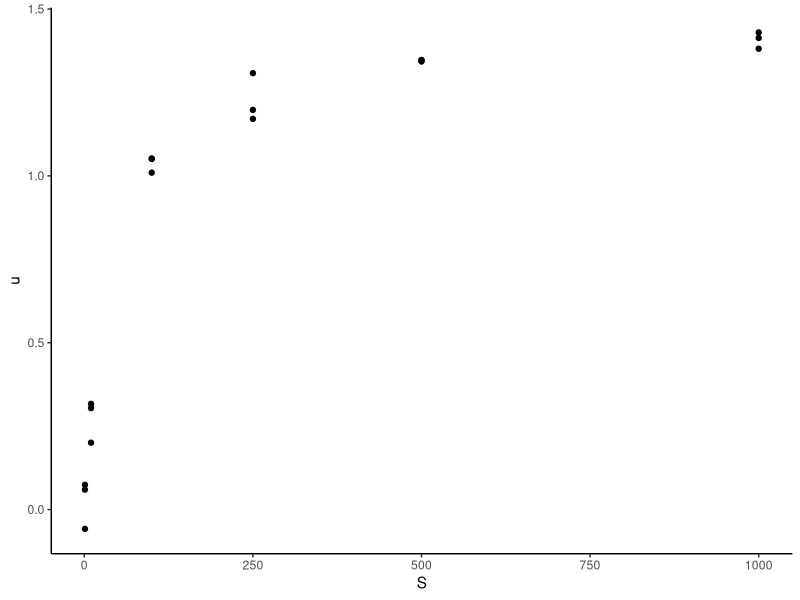
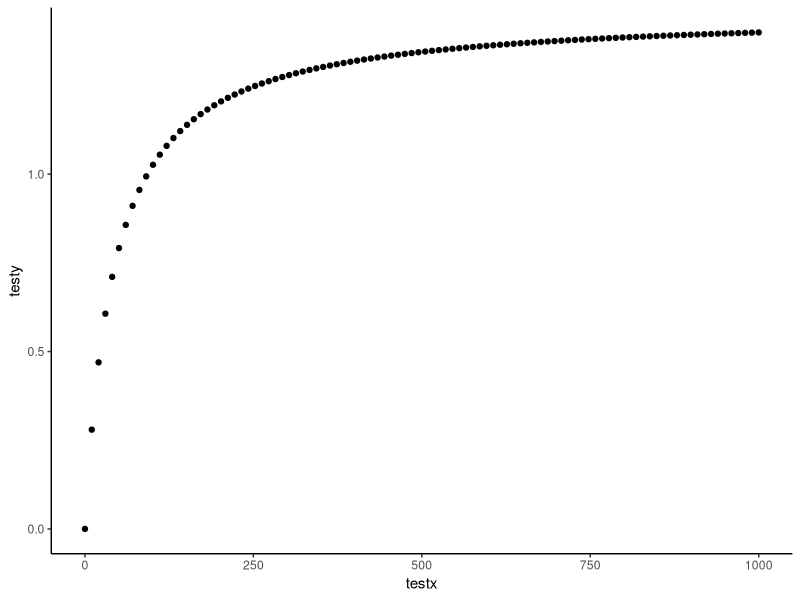

Generate these figures, in order, with R:
#### Pseudo-code ####

#1. Load Data

#2 Custom function(params, observations)
# unpack parameters
# Assign parameters to expected values
# dnorm(x,mean,sd)

#3 Assess max likelihood of model parameters with optim()
# Create a vector with initial guesses
# Minimization function with appopriate arguments

#T-test:
#pchisq(D,df=1,lower.tail=FALSE) where D = 2*difference of negative log likelihood
#Take output from both likelihood function to calculate p-value

library(ggplot2)

#### Problem 1 ####

#Load and and subset data

ponData=read.csv("ponzr1.csv", stringsAsFactors = FALSE)

subsetI231N=ponData[ponData$mutation%in%c('WT','I213N'),]
subsetM124K=ponData[ponData$mutation%in%c('WT','M124K'),]
subsetV456D=ponData[ponData$mutation%in%c('WT','V456D'),]

#Replace WT entries with 0 and mutant with 1

for(i in 1:nrow(subsetI231N)) {
  if (subsetI231N[i,1] == "WT"){
    subsetI231N[i,1]=0
  } else {
    subsetI231N[i,1]=1
  }
}
subsetI231N[,1] <- as.numeric(subsetI231N[,1])

for(i in 1:nrow(subsetV456D)) {
  if (subsetV456D[i,1] == "WT"){
    subsetV456D[i,1]=0
  } else {
    subsetV456D[i,1]=1
  }
}
subsetV456D[,1] <- as.numeric(subsetV456D[,1])

for(i in 1:nrow(subsetM124K)) {
  if (subsetM124K[i,1] == "WT"){
    subsetM124K[i,1]=0
  } else {
    subsetM124K[i,1]=1
  }
}
subsetM124K[,1] <- as.numeric(subsetM124K[,1])

#Custum negative log likelihood functions (null and with 
#mutation effects)

nllike=function(p,x,y){
  B0=p[1]
  B1=p[2]
  sigma=exp(p[3])
  
  mRNAcount=B0+B1*x
  
  nll=-sum(dnorm(x=y, mean =mRNAcount, sd=sigma, log=TRUE))
  return(nll)
}

nllikeNull=function(p,x,y){
  B0=p[1]
  sigma=exp(p[2])
  
  mRNAcount=B0
  
  nll=-sum(dnorm(x=y, mean =mRNAcount, sd=sigma, log=TRUE))
  return(nll)
}


B0 = 1
B1 = 1
BWT = 1

#M124K

fitNullM124K=optim(par=c(2000,10), fn=nllikeNull, y=subsetM124K[,2])
fitLinearM124K=optim(par=c(2000,-1000,10), fn=nllike, x=subsetM124K[,1], y=subsetM124K[,2])

pvalM124K=pchisq(q=(fitLinearM124K$value-fitNullM124K$value), df=1, lower.tail = FALSE)

#v456D

fitNullV456D=optim(par=c(B0,1), fn=nllikeNull, y=subsetV456D[,2])
fitLinearV456D=optim(par=c(BWT,B1,1), fn=nllike, x=subsetV456D[,1], y=subsetV456D[,2])

pvalv456D=pchisq(q=(fitLinearV456D$value-fitNullV456D$value), df=1, lower.tail = FALSE)

#I213N

fitNullI213N=optim(par=c(B0,1), fn=nllikeNull, y=subsetI231N[,2])
fitLinearI213N=optim(par=c(BWT,B1,1), fn=nllike, x=subsetI231N[,1], y=subsetI231N[,2])

pvalI213N=pchisq(q=(fitLinearI213N$value-fitNullI213N$value), df=1, lower.tail = FALSE)

#Presenting Results

Res=rbind(c('pvalM124K','pvalv456D','pvalI213N'), c(pvalM124K, pvalv456D, pvalI213N))
Results=data.matrix(Res)






#### Problem 2 ####

#Read in Data
data2 <- read.csv(file = "MmarinumGrowth.csv", header = TRUE)
attach(data2)
df2 <- data.frame(x = S, y = u)

#Graph of raw data
graph2a <- ggplot(df2, aes(x = S, y = u)) + geom_point() + theme_classic()

#Create liklikhood function
###Same as in-class example (continuous, normal distribution)
###BUT, no longer a linear model - change formula for expected
nllike2 <- function(p, x, y){
  umax = p[1]
  Ks = p[2]
  sigma = p[3] #Why is this different from in-class example?
  
  expected = umax*S/(S + Ks)
  
  nll = -sum(dnorm(x = y, mean = expected, sd = sigma, log = TRUE))
  return(nll)
}

#Estimate Umax, Ks, sigma
initialGuess = c(1,1,1)
fit2 = optim(par = initialGuess, fn=nllike2, x = S, y = u)

#Creating data to test the estimated parameters
testx <- seq(0, 1000, length.out = 100)
testy <- fit2$par[1]*testx/(testx+fit2$par[2])
df2b <- data.frame(testx,testy)

#Graphing the estimated model
graph2b <- ggplot(df2b, aes(x = testx, y = testy)) + geom_point() + theme_classic()

#### Problem 3 ####

#Read-in data
data3 <- read.csv(file="leafDecomp.csv", header= TRUE)
attach(data3)


#Three liklihood functions - only difference is expected (y)
nllike3a <- function(p, x, y){
  a = p[1]
  b = p[2]
  c = p[3]
  sigma = p[4] 
  
  expected = a
  
  nll = -sum(dnorm(x = y, mean = expected, sd = sigma, log = TRUE))
  return(nll)
}
nllike3b <- function(p, x, y){
  a = p[1]
  b = p[2]
  c = p[3]
  sigma = p[4] 
  
  expected = a + b*Ms
  
  nll = -sum(dnorm(x = y, mean = expected, sd = sigma, log = TRUE))
  return(nll)
}
nllike3c <- function(p, x, y){
  a = p[1]
  b = p[2]
  c = p[3]
  sigma = p[4] 
  
  expected = a + b*Ms + c*Ms^2
  
  nll = -sum(dnorm(x = y, mean = expected, sd = sigma, log = TRUE))
  return(nll)
}

#Fit the models 
#The order of values are B0, B1, B2, and sigma
initialGuess = c(100,100,100,100)
fit3a = optim(par = initialGuess, fn=nllike3a, x = Ms, y = decomp)
fit3b = optim(par = initialGuess, fn=nllike3b, x = Ms, y = decomp)
initialGuess = c(200,10,-0.2,1)
fit3c = optim(par = initialGuess, fn=nllike3c, x = Ms, y = decomp)

#Conduct goodness of fit tests 
D3a <- 2*fit3a$value
D3b <- 2*fit3b$value
D3c <- 2*fit3c$value

P3_ab <- pchisq(D3a-D3b,df=1, lower.tail = FALSE)
P3_ac <- pchisq(D3a-D3c,df=2, lower.tail = FALSE)
P3_bc <- pchisq(D3b-D3c,df=1, lower.tail = FALSE)
